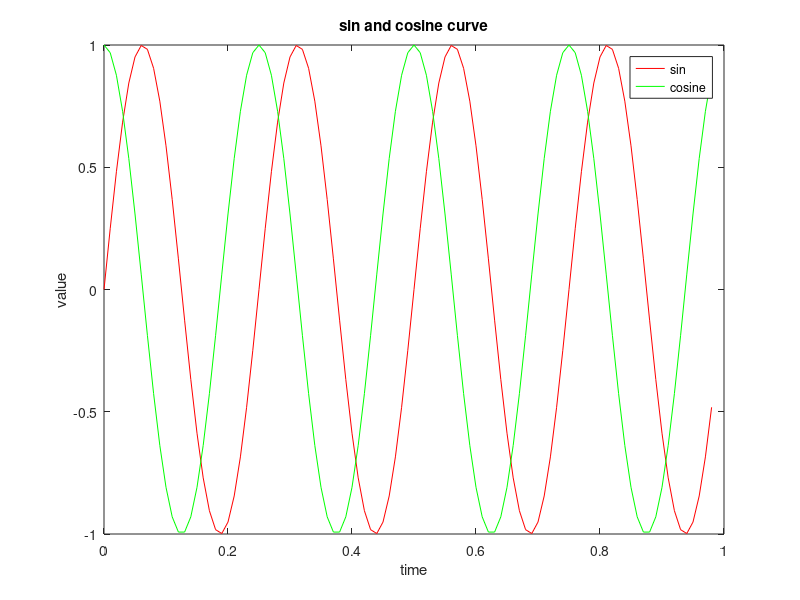

This figure's MATLAB source:
fprintf('Running Practice\n');
t=[0:0.01:0.98];
y1=sin(2*pi*4*t);
plot(t,y1,'r');
hold on;
y2=cos(2*pi*4*t);
plot(t,y2,'g');
xlabel('time');
ylabel('value');
legend('sin','cosine');
title('sin and cosine curve');
print -dpng 'curve.png';
subplot(1,2,1);
plot(t,y1);
axis([0.5 1 -1 1]);
subplot(1,2,2);
plot(t,y2);
axis([0.2 1 -1 1]);
clf;
A= magic(5);
A
imagesc(A),colorbar;